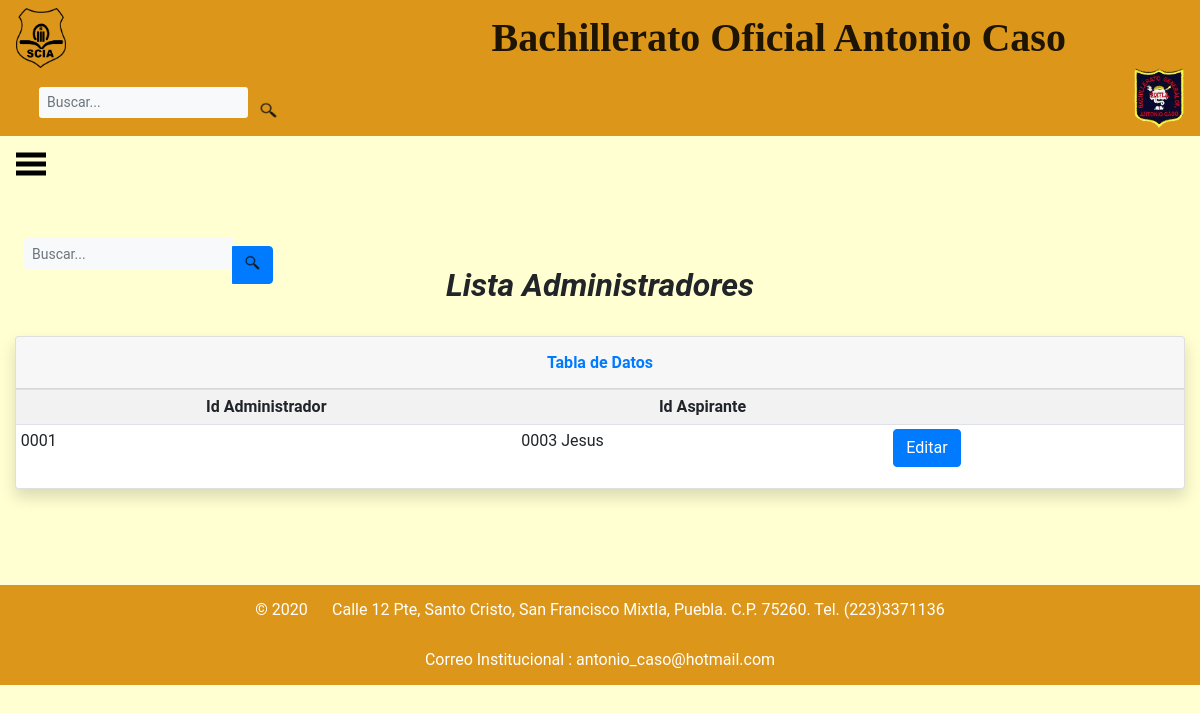
Before: /AltaAdministrador/ListaDetalleAdministrador/ with the older database file.
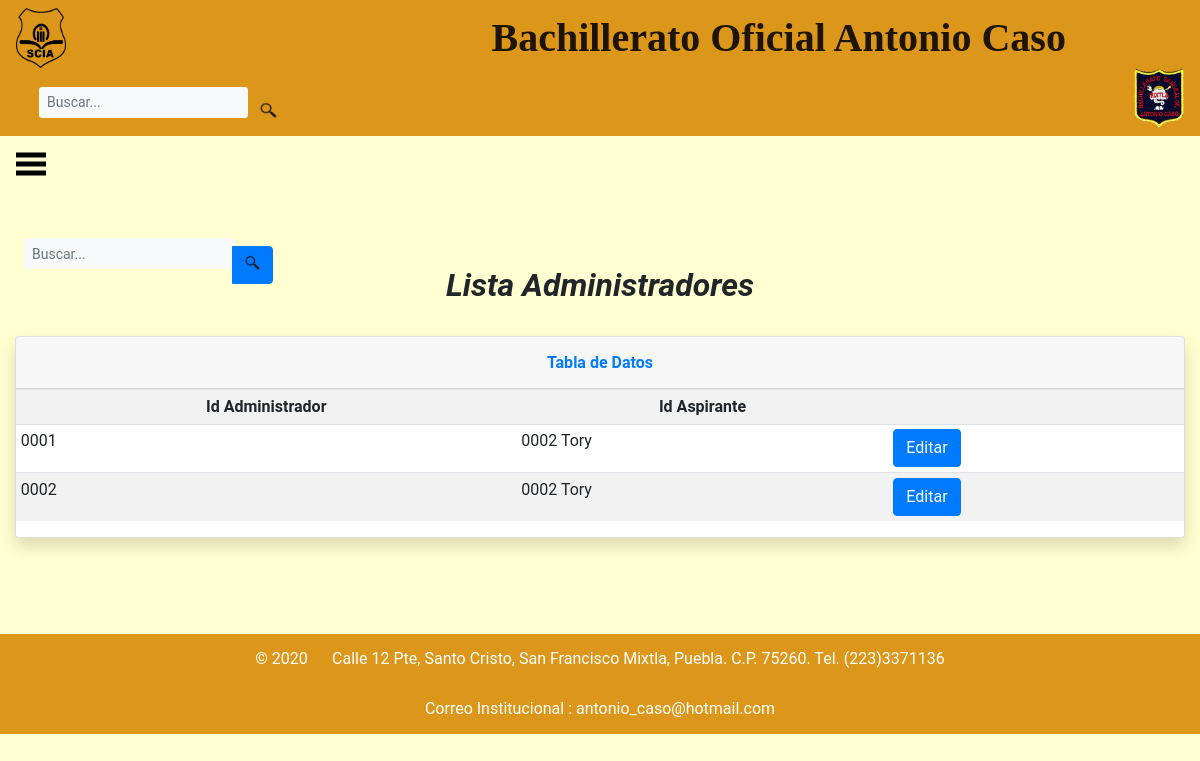
After: the same page with the newer database file.
### base_SCIA/models/administrador.py (models this page shows, shortened)
class Administrador(models.Model):
	Id_Administrador = models.CharField(
		primary_key = True,
		max_length=4,
		)
	Id_Personales = models.ForeignKey(
		'Datos_Aspirantes',
		on_delete=models.CASCADE,
	)

### base_SCIA/models/datos_aspirantes.py (models this page shows)
class Datos_Aspirantes(models.Model):
	Id_Personales = models.CharField(
			primary_key = True,
			max_length=4,
		)
	Nombre = models.CharField(
				max_length = 20,
		)
	Apellido_Paterno = models.CharField(
				max_length = 20,
		)
	Apellido_Materno = models.CharField(
				max_length = 20,
		)
	Cargo= models.CharField(
		max_length = 20,
		)
	Edad = models.IntegerField(
		)
	Genero = models.CharField( max_length=2,
		)
	Telefono = models.IntegerField(
		)
	Direccion = models.CharField(
				max_length = 40,
		)
	Codigo_Postal  = models.IntegerField(
		)
	CURP = models.CharField(
				max_length = 20,
		)
	Fecha_Nacimiento = models.DateField(
		max_length = 40,
		)
	Lugar_Nacimiento = models.CharField(
				max_length = 40,
		)
	Correo_Electronico = models.EmailField(
		)
	Grupo_Sanguineo = models.CharField(
				max_length = 2,
		)
	def __str__(self):
		return '%s %s ' % (self.Id_Personales, self.Nombre)

### base_SCIA/views.py (the view)
# urls.py: url(r'^AltaAdministrador/ListaDetalleAdministrador/$', views.listar_administrador),
def listar_administrador(request):
	busqueda = request.POST.get("buscara") #Recuperamos la busqueda del usuario
	administradores = Administrador.objects.all()
	if busqueda: #Preguntando si busqueda está llena
		administradores = Administrador.objects.filter(
			Q(Id_Administrador__icontains = busqueda)
		).distinct()
	return render(request, 'ListaDetalleAdministrador.html', {'administradores':administradores})

### base_SCIA/templates/ListaDetalleAdministrador.html (shortened to what this page needs)
<!DOCTYPE html>
<html>
<head style="background-color: #FFFFD1;">
	{%load static%}
	{% load bootstrap4%}
	{% bootstrap_css %}
	{%include 'encabezadoA.html'%}
	{%include 'lateral.html'%}
		{% block buscador %}
	<form class="d-none d-sm-inline-block form-inline mr-auto ml-md-3 my-2 my-md-0 mw-100 navbar-search form-control-sm " method="POST"> {% csrf_token %}
		<div class="input-group" align="right">
			<input type="text" class="form-control bg-light border-0 small form-control-sm" placeholder="Buscar..." name="buscara" value="{{ request.POST.buscara }}">
			<div class="input-group-append" align="right">
				<button class="btn btn-primary" type="submit" >
					<input type=image src="{% static 'base_aspirantes/images/encabezado/busqueda.png'%}" width="15" height="15">
				</button>
			</div>
		</div>
	</form>
	{% endblock buscador %}
</head>
<body style="background-color: #FFFFD1; font-family: Roboto;">
	<center><h2><b><i> Lista Administradores </i></b></h2></center>
	<br>
		<div class="container-fluid">
			<div class="card shadow mb-4">
				<div class="card-header py-3">
					<h6 class="m-0 font-weight-bold text-primary" align="center">Tabla de Datos</h6>
				</div>
				{% if administradores %}
					<div class="table-responsive">
						<table class="table table-striped table-hover table-sm">
							<tr align="center">
								<td> <b> Id Administrador</b></td>
								<td> <b> Id Aspirante</b></td>
								<td> <b> </b></td>
							</tr>
							{% for listaa in administradores %}
							<tr>
								<td> {{listaa.Id_Administrador}} </td>
								<td> {{listaa.Id_Personales}} </td>
								<td>
									<a class = "btn btn-primary" href=" {% url 'AdministradorEditar' listaa.Id_Administrador %}">Editar</a>
								</td>
							{% endfor %}
						</table>
						</div>
						{% else %}
						<h5>No hay Registros</h5>
						{% endif%}
			</div>
		</div>
</body>
<br>
<br>
<br>
<footer>
	{%include 'footer.html'%}
</footer>
</html>

Changed rows visible on the page:
changed Administrador id 0001: Id_Personales "0003 Jesus" → "0002 Tory"
added Administrador: Id_Administrador "0002", Id_Personales "0002 Tory"
